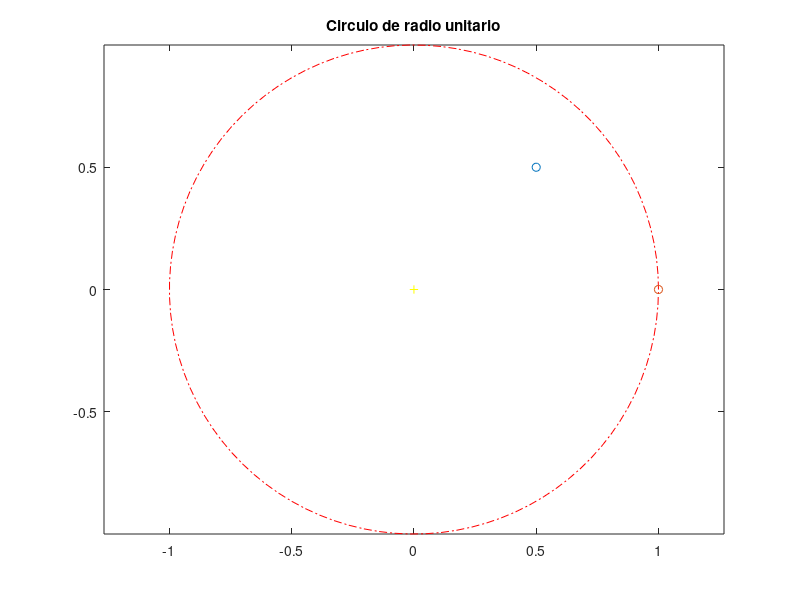

MATLAB code for this plot:
%Circulo; creando un circulo de radio 1
%01/20/09
theta = linspace (0,2*pi,100); % creando el vector theta
x=cos(theta); y=sin(theta); % que son los vectores de coordenadas
plot (x,y,'-.r',0,0,'+y',.5,.5,'o')
hold on
plot(1,0,'o')
axis('equal')
title('Circulo de radio unitario')

